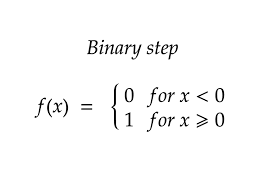
#> input picture Machine Learning/Deep Learning/Activation Function/Types/images/binary.png, 265 x 190 px, found by its file name
$ jupyter execute 'binary encoding.ipynb'
#> lines starting #> are read from the running program, lines starting #| are printed output that depends on the picture
1. [Binary Encoding](#binary-encoding)

#### Binary Encoding:
- used to encode categorical value in ```binary format```
    - eg: "High" => "010"
- the encoding is represented in ```1``` and ```0```
- assigns a ```distinct integer``` to each category in the variable and converted into ```binary representation```
    - each ```bits create``` a ```new column```

[cell 1]
from PIL import Image
from IPython.display import display

img = Image.open('images/binary.png')
#> img is the input picture: PIL image 265x190 P; min 0, max 255, mean 249.9
new_image = img.resize((450, 260))
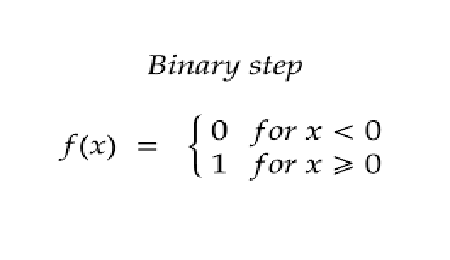
#> new_image: PIL image 450x260 P; min 0, max 255, mean 249.9
display(new_image)
